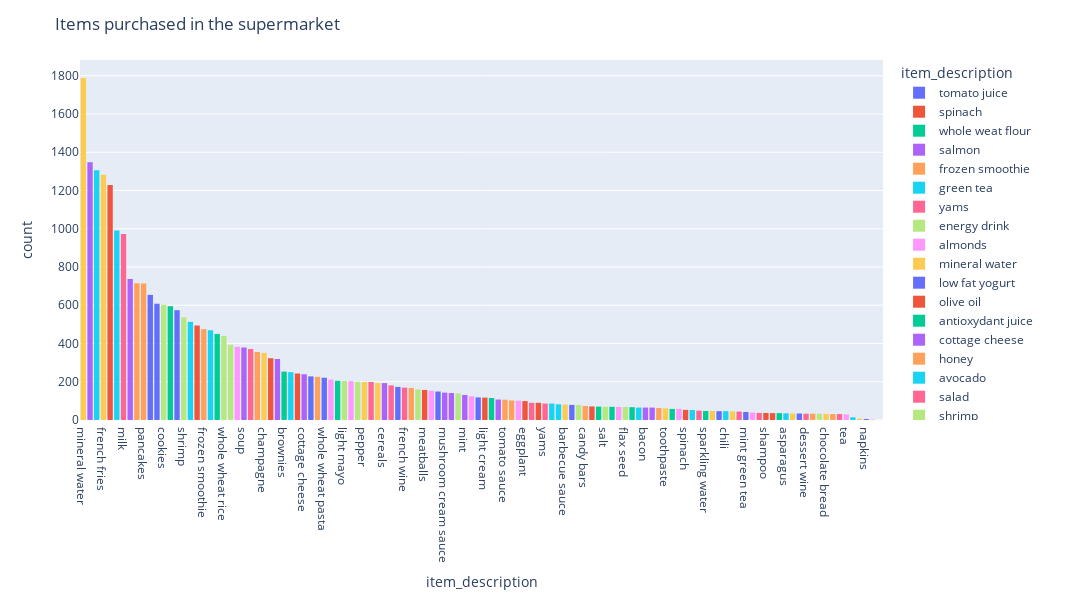

Notebook source saved alongside this figure:
### Markdown cell above
We are generating an interactive histogram that shows the distribution of items purchased in the supermarket based on their descriptions. Each bar in the histogram represents a unique item description, and the bars are ordered in descending order based on the total count of occurrences of each item description.

### Code cell
fig6 = px.histogram(df_prod, x="item_description", color="item_description").update_xaxes(categoryorder='total descending')
fig6.update_layout(
    title='Items purchased in the supermarket',
    dragmode='select',
    width=2000,
    height=600,
    hovermode='closest',
)
fig6.show()
